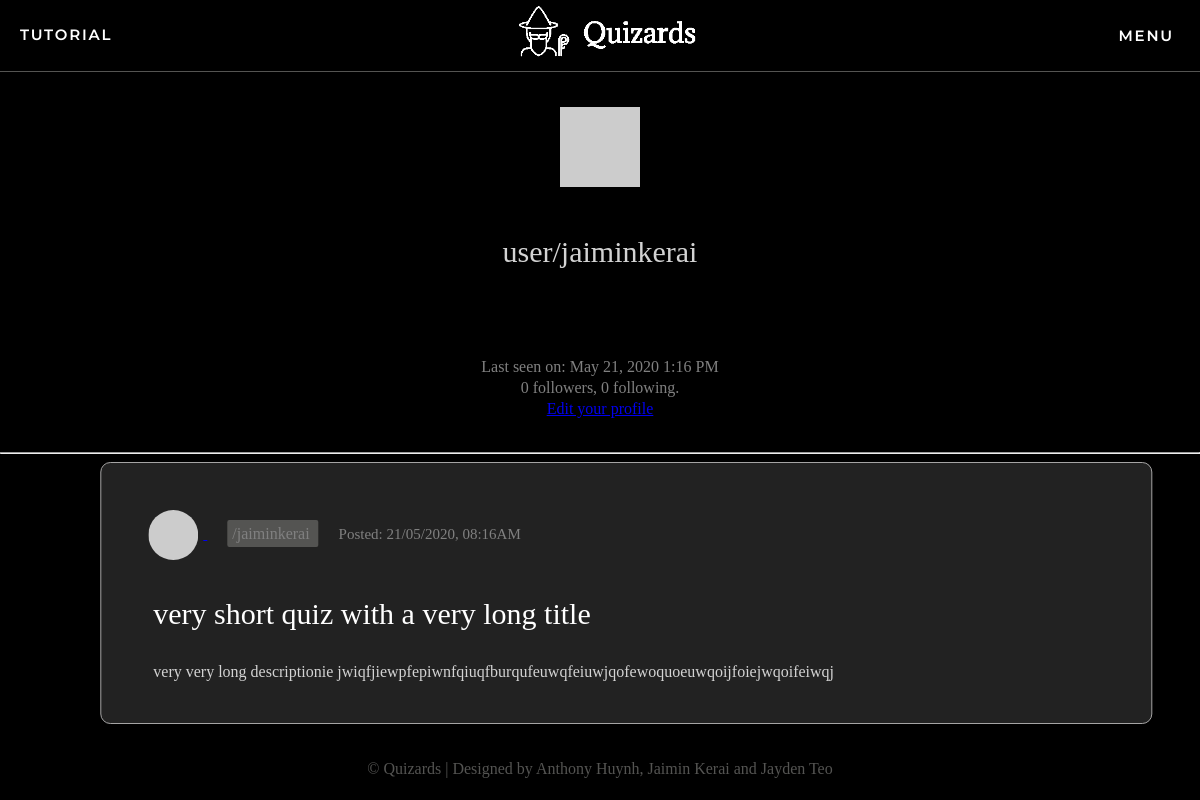
Before: /user/jaiminkerai (signed in) with the older database file.
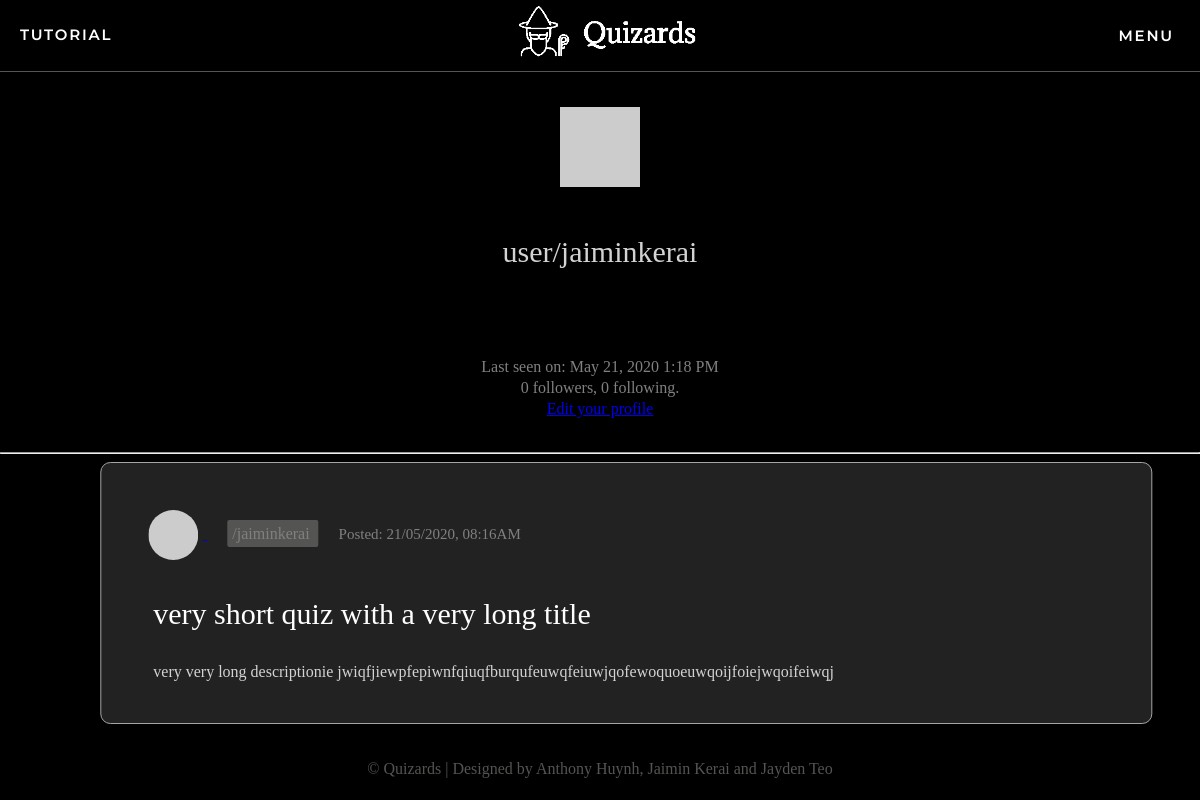
After: the same page with the newer database file.
### app/models.py (models this page shows, shortened)
class User(UserMixin, db.Model):
    id = db.Column(db.Integer, primary_key=True)
    username = db.Column(db.String(64), index=True, unique=True)
    email = db.Column(db.String(120), index=True, unique=True)
    password_hash = db.Column(db.String(128))
    posts = db.relationship('Post', backref='author', lazy='dynamic')
    authorOf = db.relationship('Quizzes', backref='author', lazy='dynamic')
    admin = db.Column(db.Boolean, unique=False, default=False)
    marksOf = db.relationship('quizMarks', backref='markOf', lazy='dynamic')
    longanswers = db.relationship('LongAnswers', backref='user', lazy='dynamic')
    def avatar(self, size):
        digest = md5(self.email.lower().encode('utf-8')).hexdigest()
        return 'https://www.gravatar.com/avatar/{}?d=identicon&s={}'.format(
            digest, size)
    about_me = db.Column(db.String(140))
    last_seen = db.Column(db.DateTime, default=datetime.utcnow)
    followed = db.relationship(
        'User', secondary=followers,
        primaryjoin=(followers.c.follower_id == id),
        secondaryjoin=(followers.c.followed_id == id),
        backref=db.backref('followers', lazy='dynamic'), lazy='dynamic')

class Quizzes(db.Model):
    id = db.Column(db.Integer, primary_key=True, autoincrement=True, unique=True)
    name = db.Column(db.String(64))
    description = db.Column(db.String(255))
    questions = db.relationship('Questions', backref='Quizzes', lazy='dynamic')
    mcquestion = db.relationship('multiChoice', backref='MCQuizzes', lazy='dynamic')
    longquestions = db.relationship('LongQuestions', backref='LongQuizzes', lazy='dynamic')
    author_id = db.Column(db.Integer, db.ForeignKey('user.id'))
    pub_date = db.Column(db.DateTime, index=True, default=datetime.utcnow)
    quizMarks = db.relationship('quizMarks', backref='quizMarks', lazy='dynamic')

### app/routes.py (the view)
@app.route('/user/<username>')
@login_required
def user(username):
    user = User.query.filter_by(username=username).first_or_404()
    page = request.args.get('page', 1, type=int)
    posts = user.posts.order_by(Post.timestamp.desc()).paginate(
        page, app.config['POSTS_PER_PAGE'], False)
    quizzes = user.authorOf.paginate(page)
    next_url = url_for('user', username=user.username, page=posts.next_num) \
        if posts.has_next else None
    prev_url = url_for('user', username=user.username, page=posts.prev_num) \
        if posts.has_prev else None
    return render_template('user.html', user=user, posts=posts.items,
                           next_url=next_url, prev_url=prev_url, quizzes=quizzes.items)

### app/models.py (called while the page is built)
@login.user_loader
def load_user(id):
    return User.query.get(int(id))

### app/routes.py (called while the page is built)
@app.before_request
def before_request():
    if current_user.is_authenticated:
        g.user = load_user(current_user.id)
        current_user.last_seen = datetime.utcnow()
        db.session.commit()

### app/templates/user.html (shortened to what this page needs)
{% extends "base.html" %}
{% block content %}
<div class="container">
    <table class= "profile-table" width="100%">
        <tr>
            <td width="100%" style="text-align: center;"><img src="{{ user.avatar(128) }}" class="profile-avatar"></td>
        </tr>
        <tr>
            <td style="text-align: center;">
                <p class="username">user/{{ user.username }}</p>
            </td>
        </tr>
        <tr>
            <td>
            </td>
        </tr>
        <tr>
            <td>
                {% if user.last_seen %}<p>Last seen on: {{ moment(user.last_seen).format('LLL') }}</p>{% endif %}
                <p>{{ user.followers.count() }} followers, {{ user.followed.count() }} following.</p>
                {% if user == current_user %}
                <p><a href="{{ url_for('edit_profile') }}">Edit your profile</a></p>
                {% elif not current_user.is_following(user) %}
                <p><a href="{{ url_for('follow', username=user.username) }}">Follow</a></p>
                {% else %}
                <p><a href="{{ url_for('unfollow', username=user.username) }}">Unfollow</a></p>
                {% endif %}
            </td>
        </tr>
    </table>
    <hr>
    {% for quiz in quizzes %}
        {% include 'quizdisplay.html' %}
    {% endfor %}
</div>
{% endblock %}

### app/templates/base.html (shortened to what this page needs)
<!DOCTYPE html>
<html lang="en-US">
    <head>
        <link href="{{ url_for('static', filename='css/styles.css') }}" rel="stylesheet">
    </head>
    <body>
        <div class="container">
        <div>
            <ul class="basenav topnav">
                {% if current_user.is_anonymous %}
                <li class="tags"><a href="{{ url_for('tutorial') }}">tutorial</a></li>
                <li><a href="{{ url_for('quizzes') }}"><img class='baselogo' src="{{ url_for('static', filename='css/templogo.png') }}"></a></li>
                <li class="tags"><a href="{{ url_for('login') }}">Sign In</a></li>
                {% else %}
                <li class="tags"><a href="{{ url_for('tutorial') }}">tutorial</a></li>
                <li><a href="{{ url_for('quizzes') }}"><img class='baselogo' src="{{ url_for('static', filename='css/templogo.png') }}"></a></li>
                <div class="dropdown">
                    <button class="dropbtn"><li class="tags"><a href="{{ url_for('quizzes') }}">Menu</a></li>
                    </button>
                </div>
                {% endif %}
            </ul>
        </div>
        <br>
        <div class="messages">
            {% block content %}
            {% endblock %}
        </div>
        <div class="footer-bottom">
            &copy; Quizards | Designed by Anthony Huynh, Jaimin Kerai and Jayden Teo
        </div>
    </body>
</html>

### app/templates/quizdisplay.html (shortened to what this page needs)
<div class="row" onclick="location.href='{{ url_for('quizform', quizid=quiz.id,  quizname=quiz.name) }}';" style="cursor:pointer;">
        <table>
            <tr>
                <td colspan=100%;>
                    <a href="{{ url_for('user', username=quiz.author.username) }}">
                    <img src="{{ quiz.author.avatar(36) }}" class="profile-pic">
                    </a>
                    <a href="{{ url_for('user', username=quiz.author.username) }}" class = "author">
                        /{{ quiz.author.username }}
                    </a><span class="date">Posted: {{ moment(quiz.pub_date).format('DD/MM/YYYY, hh:mmA') }}</span>
                </td>
            </tr>
                        <td colspan=5><a href="{{ url_for('quizform', quizid=quiz.id, quizname=quiz.name) }}" class="quiz-name">
                            {{ quiz.name }} </a></td>
            <tr>
                <td colspan=5, class="desc">{{ quiz.description }}
                </td>
            </tr>
        </table>
</div>

### app/static/css/styles.css (style rules this page uses)
body { margin: 0; padding: 0; height: 100vh; font-family: Verdana; background-color: black; color: rgb(215, 218, 220); }
.basenav { padding: 0; margin: 0; list-style: none; display: flex; background-color: black; border-bottom: 1px solid #545452; }
.topnav { justify-content: space-between; }
.tags { padding-top: 25px; margin-left: 20px; margin-right: 20px; }
.tags a { padding-bottom: 25px; }
.basenav a { color: white; text-decoration: solid; text-transform: uppercase; letter-spacing: 1.8px; font-family: 'Montserrat'; font-weight: 600; font-size: 15px; }
.basenav .baselogo { transform: translateX(10px); width: 300px; height: auto; }
.dropdown { float: left; overflow: hidden; transition: 0.5s ease; }
.dropdown .dropbtn { font-size: 16px; border: none; outline: none; color: white; padding-bottom: 26px; background-color: inherit; font-family: inherit; margin: 0; transition: 0.4s ease; }
.messages { text-align: center; }
.row { position:relative; left: 50%; transform: translate(-47.5%, 0%); max-width: 1000px; width: 100%; background: #222222; padding: 25px; border-radius: 10px; margin-bottom: 20px; border: 1px solid #A5A4A4; }
.profile-pic { border-radius: 50%; padding: 5px; width:50px; margin-top:0px; vertical-align: middle; }
.author { margin: 20px; color: grey; padding: 5px; text-decoration: none; background-color: RGBA(84, 84, 82, 1); border-radius:2px; }
.quiz-name { text-decoration:none; color:white; padding:10px; border-radius:2px; margin-right:20px; font-size:30px; }
.desc { color: lightgrey; padding-left:25px; }
.date { font-size:15px; color: grey; padding-top:15px; }
.assessments th, td { padding: 15px; text-align: left; }
.profile-avatar { text-align: center; }
.profile-table td { text-align:center; line-height:5px; }
.profile-table .username { font-size: 30px; color:lightgrey; }
.profile-table p { color:grey; }
html,body { height:100%; }
.container { min-height:100%; }
.footer-bottom { height: 40px; text-align: center; vertical-align: auto; bottom:0px; left:0px; position:fixed; width:100%; padding-top:20px; color: #545452; }

Changed rows visible on the page:
changed User "jaiminkerai": last_seen "May 21, 2020 1:16 PM" → "May 21, 2020 1:18 PM"
